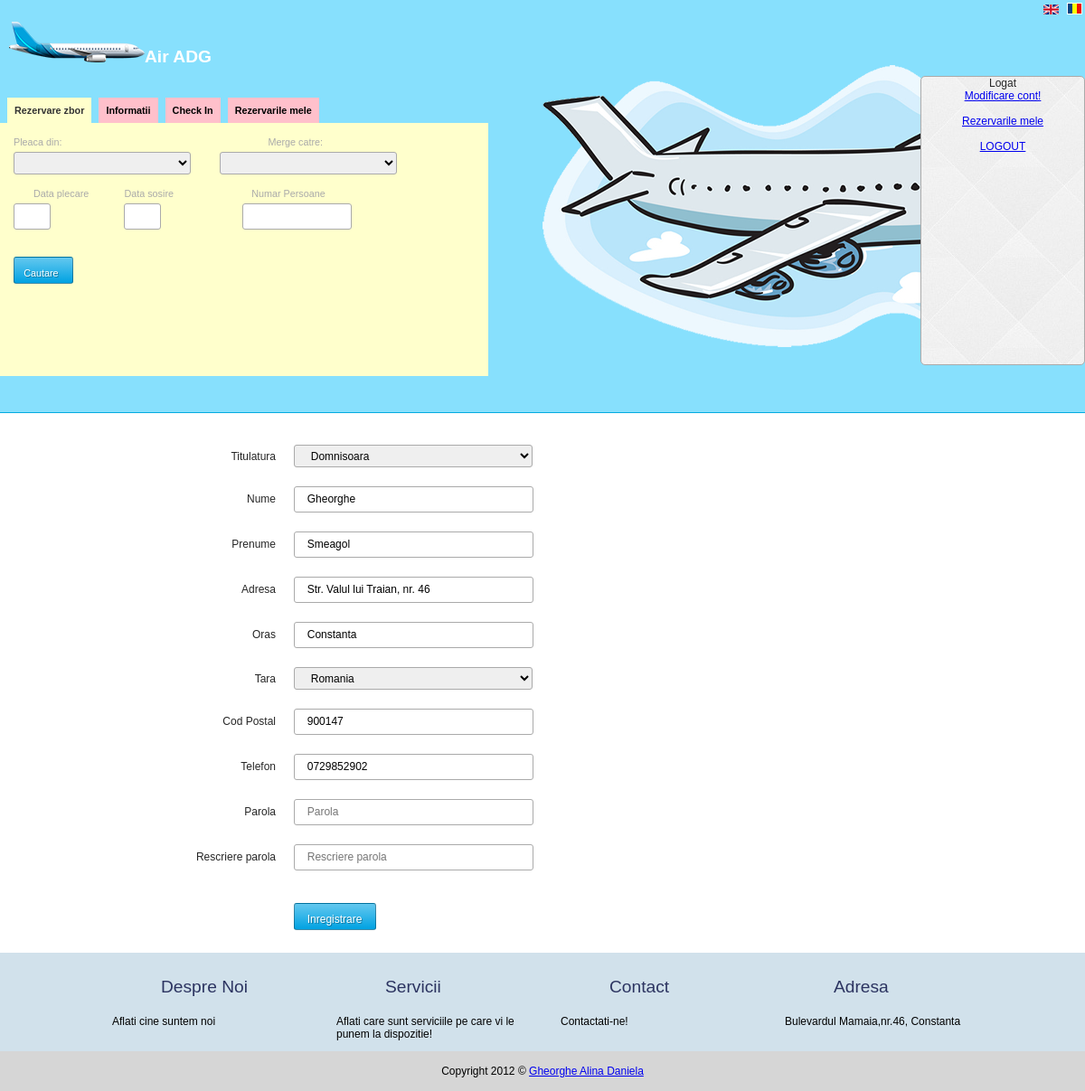
The page /edit_user.php (signed in) on the database as committed earlier.
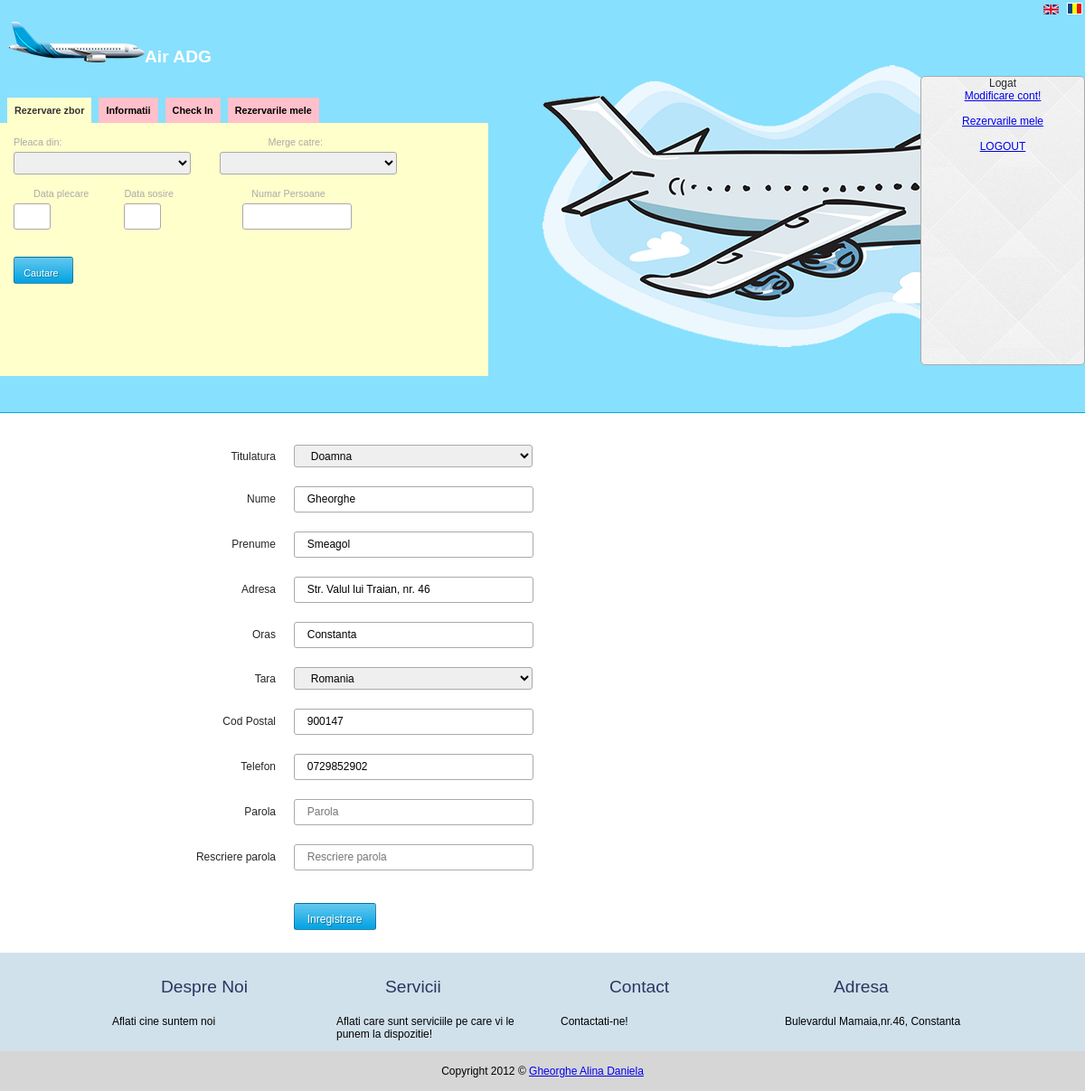
The same page on the database as committed later.
### tables this page shows
CREATE TABLE IF NOT EXISTS `utilizatori` (
  `id_utilizator` bigint(20) NOT NULL AUTO_INCREMENT,
  `id_grup` int(11) NOT NULL,
  `id_titulatura` int(11) NOT NULL,
  `nume_utilizator` varchar(50) NOT NULL,
  `nume` varchar(50) NOT NULL,
  `prenume` varchar(50) NOT NULL,
  `adresa` varchar(100) NOT NULL,
  `oras` varchar(50) NOT NULL,
  `cod_postal` varchar(6) NOT NULL,
  `id_tara` int(11) NOT NULL,
  `email` varchar(100) NOT NULL,
  `telefon` varchar(10) NOT NULL,
  `parola` varchar(255) NOT NULL,
  `data_creare` int(11) NOT NULL,
  `status` int(11) NOT NULL,
  `cod_confirmare` varchar(25) NOT NULL,
  PRIMARY KEY (`id_utilizator`)
);

CREATE TABLE IF NOT EXISTS `titulaturi` (
  `id_titulatura` int(11) NOT NULL AUTO_INCREMENT,
  `titulatura` varchar(25) NOT NULL,
  PRIMARY KEY (`id_titulatura`),
  UNIQUE KEY `titulatura` (`titulatura`)
);

CREATE TABLE IF NOT EXISTS `tari` (
  `id_tara` int(11) NOT NULL AUTO_INCREMENT,
  `tara` varchar(100) NOT NULL,
  PRIMARY KEY (`id_tara`),
  UNIQUE KEY `tara` (`tara`)
);

### functions.php (called while the page is built, shortened)
<?php
function this_page() {
	$this_page = explode("/",$_SERVER['PHP_SELF']);
	return $this_page[count($this_page)-1];
}
?>

### languages/lang.ro.php (called while the page is built, shortened)
<?php
$lang = array();
$lang['TITLU'] = 'GAD Rezervare Bilete Avion';
$lang['INTRODUCETI_UTILIZATOR'] = 'Introduceti utilizatorul';
$lang['EROARE_NO_USER'] = 'Acest utilizator nu exista in baza noastra de date!';
$lang['EROARE_U_P'] = 'Combinatia user/parola nu este corecta. Va rugam sa reincercati!';
$lang['EROARE_SUSPENDAT'] = 'Contul este suspendat';
$lang['DATA_ALEASA'] = 'Data aleasa este ';
$lang['ALEGE_AVION_JS'] = 'Alege avion';
$lang['ALEGE_TIP_AVION_JS'] = 'Alege tipul de avion';
$lang['ALEGE_AEROPORT_PLECARE_JS'] = 'Alege aeroportul de plecare';
$lang['DATA_PLECARE'] ='Data plecare';
$lang['DATA_SOSIRE'] = 'Data sosire';
$lang['NUMAR_PERSOANE'] = 'Numar Persoane';
$lang['WAY'] = 'Doar dus';
$lang['NUMAR_CONFIRMARE'] = 'Numarul de confirmare';
$lang['NUME_REZERVARE'] = 'Numele de familie al persoanei pe numele careia a fost facuta rezervarea';
$lang['SEARCH'] = 'Cautare';
$lang['SEARCH_BOOK'] = 'Gaseste rezervarea';
$lang['SELECT_THE_FLIGHT'] = 'Selectati zborul';
$lang['PASAGERI'] = 'Pasageri';
$lang['INFO_CONTACT'] = 'Informatii de contact';
$lang['REZUMAT'] = 'Rezumat';
$lang['INFORMATII'] = 'Informatii';
$lang['HOW_REZ_ZBOR'] = 'Cum se rezerva un zbor';
$lang['CHECK_IN'] = 'Check In';
$lang['HOW_PAY_ZBOR'] = 'Cum se plateste';
$lang['INFO_ZBOR'] = 'Informatii despre zboruri';
$lang['DEST_EXIST'] = 'Destinatiile existente';
$lang['COMP_AER'] = 'Companii aeriene';
$lang['DATE_DESPRE_NOI'] = 'Date despre noi';
$lang['AGENTII'] = 'Agentii';
$lang['CONTACT_US'] = 'Contactati-ne!';
$lang['AUTENTIFICARE_CREARE_CONT'] = 'Autentificati-va sau creati un cont pentru a putea rezerva bilete';
$lang['REZERVARE_ZBOR'] = 'Rezervare zbor';
$lang['INFORMATII'] = 'Informatii';
$lang['Check-In'] = 'Check In';
$lang['MY_REZERVARE_ZBOR'] = 'Rezervarile mele';
$lang['PLEACA_DIN'] = 'Pleaca din: ';
$lang['MERGE_CATRE'] = 'Merge catre: ';
$lang['FROM_PLH'] = 'Aeroport Plecare';
$lang['TO_PLH'] = 'Aeroport Sosire';
$lang['DIALOG_SIGUR'] = 'Sunteti sigur ca vreti sa stergeti intrarea?';
$lang['DELETE_'] = 'Stergeti? ';
$lang['DA'] = 'Da';
$lang['NU'] = 'Nu';
$lang['DELOGAT'] = 'Ati fost delogat. Va puteti reloga ';
$lang['LOGIN_TITLE'] = 'Contul tau';
$lang['USERNAME'] = 'Utilizator';
$lang['PAROLA'] = 'Parola';
$lang['RECUPERARE_PAROLA'] = 'Ati uitat parola?';
$lang['INREGISTRARE'] = 'Inregistrare';
$lang['LOGARE'] = 'Conectare';
$lang['FORMULAR_INREGISTRARE'] = 'Formular de inregistrare';
$lang['NUME'] = 'Nume';
$lang['PRENUME'] = 'Prenume';
$lang['TITULATURA'] = 'Titulatura';
$lang['ADRESA'] = 'Adresa';
$lang['ORAS'] = 'Oras';
$lang['TARA'] = 'Tara';
$lang['COD_POSTAL'] = 'Cod Postal';
?>

### edit_user.php (the view, shortened to what this page needs)
<?php require_once("config.php");?>
<?php
    $s = mysql_query("SELECT * FROM `utilizatori` WHERE `id_utilizator`='".mysql_real_escape_string($_SESSION['id_utilizator'])."' LIMIT 1");
    $r = mysql_fetch_assoc($s);
	$titulatura = $r['id_titulatura'];
    $nume = $r['nume'];
    $prenume = $r['prenume'];
    $adresa = $r['adresa'];
	$oras = $r['oras'];
    $tara = $r['id_tara'];
    $telefon = $r['telefon'];
    $codPostal = $r['cod_postal'];
?>
<?php include_once 'head.php'; ?>
<?php include('header.php'); ?>
	<div class="main_content">
		<div class="wrap">
				<form action="" method="post" name="register_form" id="creare_cont" action="">
 					<table cellpadding="0" cellspacing="0" border="0" class="register_table">
 						<tr>
 							<td class="form-input-name"><?php echo $lang['TITULATURA']; ?></td>
 							<td class="input">
 								<select id="tara" name="titulatura" placeholder="<?php echo $lang['TITULATURA']; ?>"  autocomplete="off">
 									<?php
 										$sql = mysql_query("SELECT * FROM `titulaturi`");
 										while($rand = mysql_fetch_array($sql)) {
 									?>
 									<option value="<?php echo $rand['id_titulatura'];?>"<?php if(isset($titulatura) and $titulatura==$rand['id_titulatura']) echo 'selected'; ?>><?php echo $rand['titulatura'];?></option>
 									<?php
 									}
 									?>
 								</select>
							<br/>
 							</td>
 							<td class=""><span id="titulatura1"></span></td>
 						</tr>
 						<tr>
 							<td class="form-input-name"><?php echo $lang['NUME']; ?></td>
 							<td class="input"><input type="text" id="name" onBlur="validateNume();" name="name" placeholder="<?php echo $lang['NUME_PLH'];?>"; value="<?php if(isset($nume)) echo $nume;?>" autocomplete="off" required="required" /></td>
 							<td class=""><span id="name1"></span></td>
 						</tr>
 						<tr>
 							<td class="form-input-name"><?php echo $lang['PRENUME']; ?></td>
 							<td class="input"><input type="text" id="prenume" onBlur="validatePrenume();" name="prenume" placeholder="<?php echo $lang['PRENUME_PLH']; ?>" value="<?php if(isset($prenume)) echo $prenume;?>"  autocomplete="off" required="required" /></td>
 							<td class=""><span id="prenume1"></span></td>
 						</tr>
 						<tr>
 							<td class="form-input-name"><?php echo $lang['ADRESA']; ?></td>
 							<td class="input"><input type="text" name="adresa" id="adresa" onBlur="validateAdresa()" placeholder="<?php echo $lang['ADRESA_PLH']; ?>" value="<?php if(isset($adresa)) echo $adresa;?>" autocomplete="off" /></td>
 							<td class=""><span id="adresa1"></span></td>
 						</tr>
 						<tr>
 							<td class="form-input-name"><?php echo $lang['ORAS']; ?></td>
 							<td class="input"><input type="text" name="oras"  id="oras" onBlur="validateOras()" placeholder="<?php echo $lang['ORAS_PLH']; ?>" value="<?php if(isset($oras)) echo $oras;?>" autocomplete="off" /></td>
 							<td class=""><span id="oras1"></span></td>
 						</tr>
 						<tr>
							<td class="form-input-name"><?php echo $lang['TARA']; ?></td>
							<td class="input">
								<select id="tara" onChange="slctemp()" onBlur="madeSelection()" name="tara" placeholder="<?php echo $lang['TARA_PLH']; ?>"  autocomplete="off">
									<?php
 									$sql = mysql_query("SELECT * FROM `tari`");
										while($rand = mysql_fetch_array($sql)) {
									?>
									<option value="<?php echo $rand['id_tara'];?>" <?php if(isset($tara) and $tara==$rand['id_tara']) echo 'selected'; ?>><?php echo $rand['tara'];?></option>
									<?php
									}
									?>
								</select>	<br/>
 							<td class=""><span id="tara1"></span></td>
 						</tr>
 						<tr>
 							<td class="form-input-name"><?php echo $lang['COD_POSTAL']; ?></td>
 							<td class="input"><input type="text" name="codPostal" id="codPostal" onBlur="validateCodPostal()" placeholder="<?php echo $lang['COD_POSTAL_PLH']; ?>" value="<?php if(isset($codPostal)) echo $codPostal;?>" autocomplete="off" /></td>
 							<td class=""><span id="codPostal1"></span></td>
 						</tr>
 						<tr>
 							<td class="form-input-name"><?php echo $lang['TELEFON']; ?></td>
 							<td class="input"><input type="tel" id="telefon" name="telefon" onKeyup="isNumeric()" maxlength="10" splaceholder="<?php echo $lang['TELEFON_PLH']; ?>" value="<?php if(isset($telefon)) echo $telefon;?>" autocomplete="off" required="required"/></td>
 							<td class=""><span id="telefon1"></span></td>
 						</tr>
 						<tr>
 							<td class="form-input-name"><?php echo $lang['PAROLA']; ?></td>
 							<td class="input"><input type="password" id="pwd" name="pwd" placeholder="<?php echo $lang['PAROLA_PLH']; ?>" autocomplete="off" value=""  /></td>
 							<td class=""><span id="pwd1"></span></td>
 						</tr>
 						<tr>
 							<td class="form-input-name"><?php echo $lang['RESCRIERE_PAROLA']; ?></td>
 							<td class="input"><input type="password" name="pwd_con" id="pwd_con" placeholder="<?php echo $lang['RESCRIERE_PAROLA_PLH']; ?>" autocomplete="off" value="" /></td>
 							<td class=""><span id="pwdcon1"></span></td>
 						</tr>
 						<tr>
 							<td class="form-input-name"></td>
 							<td><input type="submit" id="edit_user" name="edit_user" value="<?php echo $lang['INREGISTRARE']; ?>" /></td>
 						</tr>
 					</table>
		</div>
	</div>
<?php include('footer.php'); ?>

### head.php (shortened to what this page needs)
<!DOCTYPE html>
<html>
<head>
<link type="text/css" href="css/normalize.min.css" rel="stylesheet" media="screen" />
<link type="text/css" href="css/style.css" rel="stylesheet" media="screen" />
 <link rel="stylesheet" href="http://code.jquery.com/ui/1.10.3/themes/smoothness/jquery-ui.css" />
  <link type="text/css" href="js/jquery.datepick.css" rel="stylesheet">
</head>
<body>

### header.php (shortened to what this page needs)
<header class="clear">
	<div class="wrap">
		<div class="top">
			<div class="logo">
				<a href="index.php"><img src="images/airplane_logo.png" border="0" class="logoimage" />Air ADG</a>
			</div>
			<div class="languages">
					<a href="<?php echo this_page();?>?lang=en"><img src="images/en.png" /></a>
					<a href="<?php echo this_page();?>?lang=ro"><img src="images/ro.png" /></a>
				</div>
		</div>
		<div id="menucont">
			  <div id="tabs">
				<ul class="taburi">
				  <li><a href="#tab-1"><?php echo $lang['REZERVARE_ZBOR'];?></a></li>
				  <li><a href="#tab-2"><?php echo $lang['INFORMATII'];?></a></li>
				  <li><a href="#tab-3"><?php echo $lang['Check-In'];?></a></li>
				  <li><a href="#tab-4"><?php echo $lang['MY_REZERVARE_ZBOR'];?></a></li>
				</ul>
				<div id="tab-1"  class="tabContent">
					<form action="" method="post" name="cautare_form" id="cautare_bilet" action="">
						<div>
						<label class="from"><?php echo $lang['PLEACA_DIN'];?></label>
						<select id="aeroport_plecare" name="aeroport_plecare" placeholder="<?php echo $lang['FROM_PLH']; ?>"  autocomplete="off">
							<option></option>
							<?php
 							$sql = mysql_query("SELECT * FROM `rute` AS `rt` INNER JOIN `aeroporturi` AS `aeroP` ON `rt`.`id_aeroport_plecare`=`aeroP`.`id_aeroport`
												INNER JOIN `tari` AS `tp` ON `aeroP`.`id_tara` = `tp`.`id_tara`
												GROUP BY `aeroP`.`id_aeroport`");
								while($rand = mysql_fetch_array($sql)) {
							?>
							<option value="<?php echo $rand['id_aeroport_plecare'];?>" <?php if(isset($aeroport_plecare) and $aeroport_plecare==$rand['id_aeroport_plecare']) echo 'selected'; ?>><?php echo $rand['denumire'].', '.$rand['oras'].", ".$rand['tara'];?></option>
							<?php
							}
							?>
						</select>
						</div>
						<div>
						<label class="to"><?php echo $lang['MERGE_CATRE'];?></label>
 						<select id="aeroport_sosire" class="sel_to" name="aeroport_sosire" placeholder="<?php echo $lang['TO_PLH']; ?>"  autocomplete="off">
							<option></option>
						</select>
						</div>
						<div style="width: 30%">
							<label class="data_pl"><?php echo $lang['DATA_PLECARE'];?></label>
							<input type="text" id="data_plecare" name="data_plecare" value="<?php if(isset($data_plecare)) echo $data_plecare;?>" class="date-pick tiny"/>
						</div>
						<div style="width: 30%">
							<label><?php echo $lang['DATA_SOSIRE'];?></label>
						<input type="text" id="data_sosire" name="data_sosire" value="<?php if(isset($data_sosire)) echo $data_sosire;?>" class="date-pick tiny"/>
						</div>
						<div style="width: 30%">
							<label class="nr_pers"><?php echo $lang['NUMAR_PERSOANE'];?></label>
							<input class="data_pl_input" type="text" id="nr_persoane" name="nr_persoane" value="<?php if(isset($nr_persoane)) echo $nr_persoane;?>" />
						</div>
						<div>
						<input type="submit" id="x" name="cautare_rezervare" value="<?php echo $lang['SEARCH'];?>" />
						</div>
					</form>
				</div>
			  </div>
		</div>
			<div id="right_tab">
					<?php if(!isset($_SESSION['logat'])) { ?>
					<h2><?php echo $lang['LOGIN_TITLE'] ?> </h2>
					<p><?php echo $lang['AUTENTIFICARE_CREARE_CONT'];?></p>
					<a href="#" id="afiseaza_login" class="login_links"><?php echo $lang['LOGARE']; ?></a>
					<a href="register.php" class="login_links"><?php echo $lang['INREGISTRARE']; ?></a>
					<div id="loginform">
						<form action="" name="formular_login" method="post" class="loginForm">
								<?php if(isset($err['userName'])) echo '<span class="eroare">'.$err['userName'].'</span>'; ?>
								<div><label for="userName"><?php echo $lang['USERNAME']; ?></label>
								<input id="userName" type="userName" name="userName" placeholder="<?php echo $lang['USERNAME']; ?>" required></div>
								<?php if(isset($err['passwordLogin'])) echo '<span class="eroare">'.$err['passwordLogin'].'</span>'; ?>
								<div><label for="password"><?php echo $lang['PAROLA']; ?></label>
								<input type="password" id="passwordLogin" name="passwordLogin" placeholder="<?php echo $lang['PAROLA']; ?>" required></div>
								<div>
									<input type="submit" name="loginForm" id="loginForm" value="<?php echo $lang['LOGARE']; ?>">
								</div>
								<a href="resetare_parola.php"  class="login_links"><?php echo $lang['RECUPERARE_PAROLA']; ?></a>
						</form>
					</div>
					<?php } else { ?>
					<p><?php echo $lang['LOGAT'] ?></p>
					<a href="edit_user.php"><?php echo $lang['MODIFY_USER'] ?></a><br/></br>
					<a href="rezervarile_mele.php">Rezervarile mele</a><br/></br>
					<a href="logout.php">LOGOUT</a>
					<?php } ?>
			</div>
	</div>
</header>

### footer.php
<footer class="clear">
	<div class="footer">
		<div class="boxF">
           	<h3><a href="about.html">Despre Noi</a></h3>
            <p>Aflati cine suntem noi</p>
        </div>
		<div class="boxF">
           	<h3><a href="services.html">Servicii</a></h3>
            <p>Aflati care sunt serviciile pe care vi le punem la dispozitie!</p>
        </div>
		<div class="boxF">
           	<h3><a href="contact.html">Contact</a></h3>
            <p>Contactati-ne!</p>
        </div>
		<div class="boxF">
            <h3><a href="">Adresa</a></h3>
            <p>Bulevardul Mamaia,nr.46, Constanta</p>
        </div>
	</div>
	<div id="copyright">
       	Copyright 2012 &copy; <a href="#">Gheorghe Alina Daniela</a>
     </div>
</footer>
</body>
</html>

Rows that differ between the two databases and show on the page:
changed utilizatori "Gheorghe": titulatura "Domnisoara" → "Doamna"
